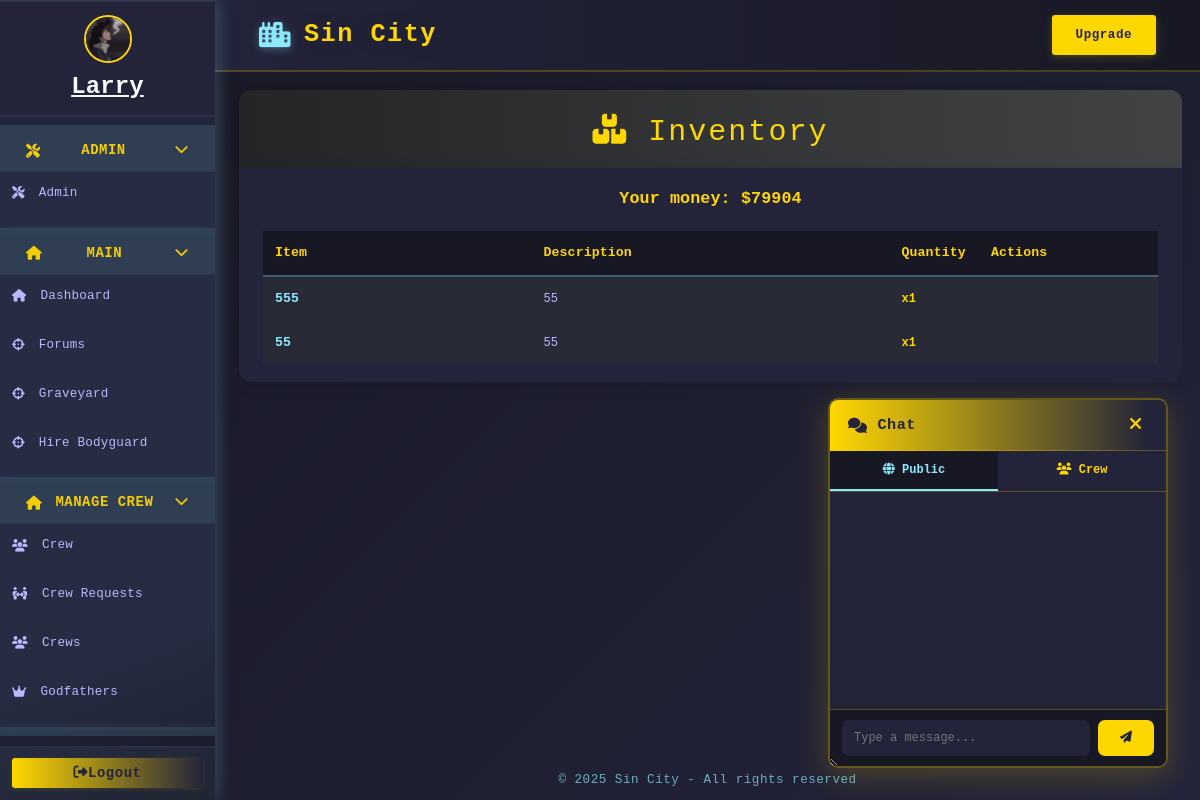
Before: /inventory (signed in) with the older database file.
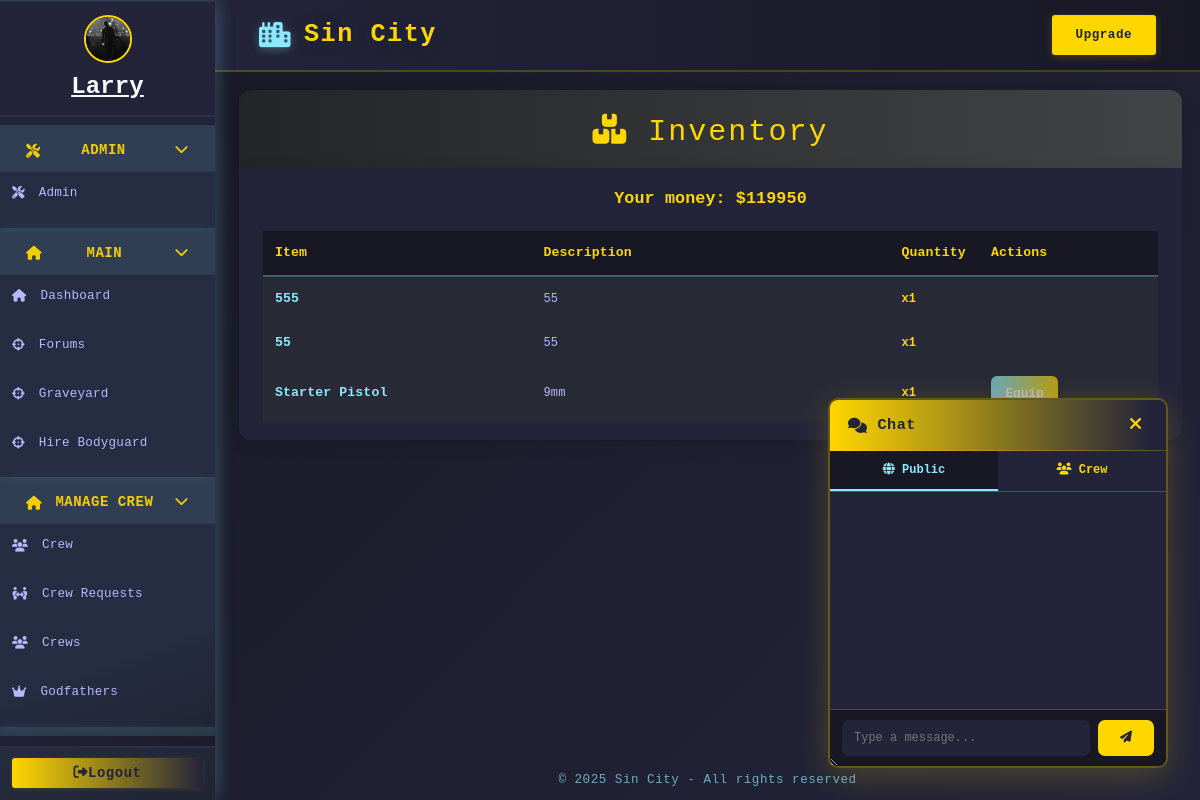
After: the same page with the newer database file.
### models/character.py (models this page shows, shortened)
class Character(db.Model):
    __tablename__ = 'character'
    id = db.Column(db.Integer, primary_key=True)
    user_id = db.Column(db.Integer, db.ForeignKey('user.id'), nullable=True)
    user = db.relationship('User', backref=db.backref('linked_character', overlaps="linked_characters"), foreign_keys=[user_id], overlaps="linked_characters")
    name = db.Column(db.String(64), unique=True, nullable=False)
    bodyguards = db.Column(db.Integer, default=0)
    health = db.Column(db.Integer, default=100)
    money = db.Column(db.Integer, default=250)
    level = db.Column(db.Integer, default=1)
    xp = db.Column(db.Integer, default=0)
    last_crime_time = db.Column(db.DateTime, nullable=True)
    last_travel_time = db.Column(db.DateTime, nullable=True)
    city = db.Column(db.String(64), default="New York")
    gun_id = db.Column(db.Integer, db.ForeignKey('shop_item.id'))
    gun = db.relationship('ShopItem', foreign_keys=[gun_id])
    in_jail = db.Column(db.Boolean, default=False)
    jail_until = db.Column(db.DateTime, nullable=True)
    bar_timer = db.Column(db.DateTime, nullable=True)
    bar_cooldown = db.Column(db.Integer, default=60)
    crime_group_id = db.Column(db.Integer, db.ForeignKey('organized_crime.id'))
    crime_group = db.relationship("OrganizedCrime", back_populates="members", foreign_keys=[crime_group_id])
    master_id = db.Column(db.Integer, db.ForeignKey('user.id'))
    equipped_gun_id = db.Column(db.Integer, db.ForeignKey('gun.id'), nullable=True)
    equipped_gun = db.relationship('Gun', foreign_keys=[equipped_gun_id])
    earn_streak = db.Column(db.Integer, default=0)
    last_earned = db.Column(db.DateTime, nullable=True)
    is_alive = db.Column(db.Boolean, default=True)
    profile_image = db.Column(db.String(255), nullable=True)
    crew_id = db.Column(db.Integer, db.ForeignKey('crew.id'))
    linked_user = db.relationship('User', foreign_keys=[user_id], overlaps="linked_character,linked_characters,user")
    crew = db.relationship('Crew', backref='characters')
    bio = db.Column(db.Text, default="")

### models/shop.py (models this page shows)
class UserInventory(db.Model):
    id = db.Column(db.Integer, primary_key=True)
    user_id = db.Column(db.Integer, db.ForeignKey('user.id'), nullable=False)
    item_id = db.Column(db.Integer, db.ForeignKey('shop_item.id'), nullable=False)
    quantity = db.Column(db.Integer, default=1, nullable=False)
    user = db.relationship('User', backref='inventory')
    item = db.relationship('ShopItem')

class ShopItem(db.Model):
    id = db.Column(db.Integer, primary_key=True)
    name = db.Column(db.String(64), nullable=False)
    description = db.Column(db.String(256))
    price = db.Column(db.Integer, nullable=False)
    stock = db.Column(db.Integer, nullable=False, default=0)
    is_gun = db.Column(db.Boolean, default=False)
    damage = db.Column(db.Integer, default=0)
    gun_id = db.Column(db.Integer, db.ForeignKey('gun.id', ondelete='CASCADE'), nullable=True)
    gun = db.relationship('Gun')

### app.py (the view, shortened to what this page needs)
@app.route('/inventory', methods=['GET', 'POST'])
@login_required
def inventory():
    character = Character.query.filter_by(master_id=current_user.id, is_alive=True).first()
    if not character:
        flash("No character found.", "danger")
        return redirect(url_for('dashboard'))
    if character.in_jail and character.jail_until and character.jail_until > datetime.utcnow():
            remaining = character.jail_until - datetime.utcnow()
            mins, secs = divmod(int(remaining.total_seconds()), 60)
            flash(f"You are in jail for {mins}m {secs}s.", "danger")
            return redirect(url_for('jail'))
    inventory_items = UserInventory.query.filter_by(user_id=current_user.id).all()
    equip_forms = {inv.item.gun.id: EquipGunForm() for inv in inventory_items if inv.item.is_gun and inv.item.gun}
    return render_template('inventory.html', inventory_items=inventory_items, character=character,equip_forms=equip_forms)

### models/forms.py
class EquipGunForm(FlaskForm):
    submit = SubmitField('Equip')

class UpgradeForm(FlaskForm):
    submit = SubmitField('Upgrade')

### app.py (called while the page is built)
@app.before_request
def update_last_seen():
    if current_user.is_authenticated:
        now = datetime.utcnow()
        if not current_user.last_seen or (now - current_user.last_seen).seconds > 1:
            current_user.last_seen = now
            db.session.commit()

@app.before_request
def enable_sqlite_fk():
    if db.engine.url.drivername == 'sqlite':
        with db.engine.connect() as conn:
            conn.execute(db.text("PRAGMA foreign_keys=ON"))

@login_manager.user_loader
def load_user(user_id):
    return db.session.get(User, int(user_id))

@app.context_processor
def inject_upgrade_form():
    return dict(upgrade_form=UpgradeForm())

@app.context_processor
def inject_user():
    return dict(user=current_user)

@app.context_processor
def inject_current_character():
    from flask_login import current_user
    if current_user.is_authenticated:
        character = Character.query.filter_by(master_id=current_user.id, is_alive=True).first()
        return dict(current_character=character)
    return dict(current_character=None)

@app.context_processor
def inject_is_godfather():
    if current_user.is_authenticated:
        character = Character.query.filter_by(master_id=current_user.id, is_alive=True).first()
        if character and Godfather.query.filter_by(character_id=character.id).first():
            return dict(is_godfather=True)
    return dict(is_godfather=False)

@app.context_processor
def inject_now():
    from datetime import datetime
    return {'now': datetime.utcnow}

@app.context_processor
def inject_chat_form():
    return dict(chat_form=ChatForm())

### templates/inventory.html (shortened to what this page needs)
{% extends "base.html" %}
{% block content %}
<div class="inventory-header">
    <h1><i class="fas fa-boxes"></i> Inventory</h1>
</div>
<div class="inventory-list-container">
    <span class="inventory-money">Your money: ${{ character.money }}</span>
    {% if not inventory_items %}
      <p class="inventory-empty">You have no items in your inventory.</p>
    {% else %}
      <table class="inventory-table">
        <tr>
          <th style="width:30%;">Item</th>
          <th style="width:40%;">Description</th>
          <th style="width:10%;">Quantity</th>
          <th style="width:20%;">Actions</th>
        </tr>
        {% for inv in inventory_items %}
        <tr>
          <td class="inventory-item-name">{{ inv.item.name }}</td>
          <td class="inventory-item-desc">{{ inv.item.description }}</td>
          <td class="inventory-item-qty">x{{ inv.quantity }}</td>
          <td>
            <div class="inventory-item-actions">
              {% if inv.item.is_gun and inv.item.gun %}
                <form method="post" action="{{ url_for('equip_gun', gun_id=inv.item.gun.id) }}" style="display:inline;">
                  {{ equip_forms[inv.item.gun.id].submit(
                        class_="btn btn-primary btn-sm",
                        disabled=(character.equipped_gun_id == inv.item.gun.id)
                  ) }}
                </form>
              {% endif %}
            </div>
          </td>
        </tr>
        {% endfor %}
      </table>
    {% endif %}
</div>
{% endblock %}

### templates/base.html (shortened to what this page needs)
<!DOCTYPE html>
<html lang="en">
<head>
  <link rel="stylesheet" href="https://cdn.jsdelivr.net/npm/bootstrap@4.6.2/dist/css/bootstrap.min.css">
  <link rel="stylesheet" href="https://cdnjs.cloudflare.com/ajax/libs/font-awesome/6.4.2/css/all.min.css">
</head>
<body class="fade-in">
  <div class="layout-root fade-in">
    {% block sidebar %}
    <div class="sidebar {% if request.endpoint in ['login', 'register'] %}d-none{% endif %}">
      <nav class="sidebar">
        {% if current_user.is_authenticated %}
          <div class="sidebar-user">
            {% set character = current_character %}
            {% if character and character.profile_image %}
              <img
                src="{{ url_for('static', filename=character.profile_image) if not character.profile_image.startswith('http') else character.profile_image }}"
                class="crew-avatar"
                alt="avatar"
                style="width:48px;height:48px;border-radius:50%;margin-bottom:6px;border:2px solid #ffd700;object-fit:cover;"
              >
            {% else %}
              <i id="char-name" class="fas fa-user-circle"></i>
            {% endif %}
            {% if character %}
              <a href="{{ url_for('profile_by_id', char_id=character.id) }}" style="color:inherit; text-decoration: underline;">
                <strong>{{ character.name }}</strong>
              </a>
            {% else %}
              <span><strong>No character</strong></span>
            {% endif %}
          </div>
        {% endif %}
        <div class="sidebar-nav">
          {% if current_user.is_authenticated and current_user.is_admin %}
          <div class="sidebar-category">
            <div class="sidebar-category-title collapsible" onclick="toggleSidebarCategory(this)">
              <i class="fas fa-tools"></i> Admin
              <span class="collapse-arrow"><i class="fas fa-chevron-down"></i></span>
            </div>
            <div class="sidebar-subnav">
              <a href="{{ url_for('admin.admin_dashboard') }}" class="{% if request.endpoint == 'admin.index' %}active{% endif %}">
                <i class="fas fa-tools"></i> <span>Admin</span>
              </a>
            </div>
          </div>
          {% endif %}
          <div class="sidebar-category">
            <div class="sidebar-category-title collapsible" onclick="toggleSidebarCategory(this)">
              <i class="fas fa-home"></i> Main
              <span class="collapse-arrow"><i class="fas fa-chevron-down"></i></span>
            </div>
            <div class="sidebar-subnav">
              <a href="{{ url_for('dashboard') }}" class="{% if request.endpoint == 'dashboard' %}active{% endif %}">
                <i class="fas fa-home"></i> <span>Dashboard</span>
              </a>
              <a href="{{ url_for('forums') }}" class="{% if request.endpoint == 'forums' %}active{% endif %}">
                <i class="fas fa-crosshairs"></i> <span>Forums</span>
              </a>
              <a href="{{ url_for('graveyard') }}" class="{% if request.endpoint == 'graveyard' %}active{% endif %}">
                <i class="fas fa-crosshairs"></i> <span>Graveyard</span>
              </a>
              <a href="{{ url_for('hire_bodyguard') }}" class="{% if request.endpoint == 'hire_bodyguard' %}active{% endif %}">
                <i class="fas fa-crosshairs"></i> <span>Hire Bodyguard</span>
              </a>
            </div>
          </div>
          <div class="sidebar-category">
            <div class="sidebar-category-title collapsible" onclick="toggleSidebarCategory(this)">
              <i class="fas fa-home"></i> Manage Crew
              <span class="collapse-arrow"><i class="fas fa-chevron-down"></i></span>
            </div>
            <div class="sidebar-subnav">
              {% if current_user.is_authenticated and current_character and current_character.crew_id %}
              <a href="{{ url_for('crew_page', crew_id=current_character.crew_id) }}" class="{% if request.endpoint == 'crew_page' %}active{% endif %}">
                <i class="fas fa-users"></i> <span>Crew</span>
              </a>
              {% endif %}
              {% if is_godfather %}
                <a href="{{ url_for('crew_requests') }}">
                  <i class='fas fa-people-arrows'></i><span> Crew Requests</span>
                </a>
              {% endif %}
              <a href="{{ url_for('crews', crew_id=current_character.crew_id) }}" class="{% if request.endpoint == 'crews' %}active{% endif %}">
                <i class="fas fa-users"></i> <span>Crews</span>
              </a>
              {% if current_character and current_character.level > 40 %}
              <a href="{{ url_for('godfathers_page') }}" class="{% if request.endpoint == 'godfathers_page' %}active{% endif %}">
                  <i class="fas fa-crown"></i> <span>Godfathers</span>
              </a>
              {% endif %}
            </div>
          </div>
          <div class="sidebar-category">
            <div class="sidebar-category-title collapsible" onclick="toggleSidebarCategory(this)">
            </div>
          </div>
        </div>
        <div class="sidebar-footer">
          {% if current_user.is_authenticated %}
          <a href="{{ url_for('logout') }}" class="btn"><i id="fas-fa" class="fas fa-sign-out-alt"></i><span>Logout</span> </a>
          {% endif %}
        </div>
      </nav>
    </div>
    {% endblock %}
    <div class="main-area">
      <header class="topbar">
        <span class="topbar-title">
          <i class="fas fa-city"></i> <a href="/"> {%block topbar_title %}Sin City{% endblock %}</a>
        </span>
        <div class="topbar-actions">
          {% block topbar_actions %}
          {% if current_user.is_authenticated and not current_user.premium %}
          <form action="{{ url_for('upgrade') }}" method="post" class="d-inline">
            {{ upgrade_form.submit(class_="btn") }}
          </form>
          {% elif current_user.is_authenticated and current_user.premium %}
          <span class="badge">
            <i class="fas fa-crown"></i> Premium
          </span>
          {% endif %}
          {% endblock %}
        </div>
      </header>
      <main class="content-area">
        {% block content %}{% endblock %}
      </main>
      <footer>
        &copy; {{ current_year if current_year else "2025" }} Sin City - All rights reserved
      </footer>
    </div>
    {% if current_user.is_authenticated %}
    <div id="floating-chat">
      <div class="chat-header">
        <span class="chat-title"><i class="fas fa-comments"></i> Chat</span>
        <button type="button" class="chat-close" onclick="toggleChat()" title="Close chat">
          <i class="fas fa-times"></i>
        </button>
      </div>
      <div class="chat-tabs">
        <button type="button" id="tab-public" class="chat-tab active-tab" onclick="switchTab('public')">
          <i class="fas fa-globe"></i> Public
        </button>
        <button type="button" id="tab-crew" class="chat-tab" onclick="switchTab('crew')">
          <i class="fas fa-users"></i> Crew
        </button>
      </div>
      <div id="chat-messages" class="chat-messages"></div>
      <form id="chat-form" method="POST" autocomplete="off">
        {{ chat_form.message(id="chat-input", maxlength=250, placeholder="Type a message...") }}
        <button type="submit" id="chat-submit"><i class="fas fa-paper-plane"></i></button>
      </form>
    </div>
    {% endif %}
  </div>
</body>
</html>

### templates/inventory.html (style rules this page uses)
.inventory-header { background: linear-gradient(90deg, #232526 0%, #414345 100%); padding: 2rem 2rem 1rem 2rem; border-radius: 12px 12px 0 0; box-shadow: 0 4px 16px rgba(0,0,0,0.2); margin-bottom: 0; }
.inventory-header h1 { color: #ffd700; font-size: 2.5rem; text-align: center; margin-bottom: 0.5rem; letter-spacing: 2px; }
.inventory-list-container { background: #23243a; border-radius: 0 0 12px 12px; padding: 1.5rem 2rem; box-shadow: 0 4px 16px rgba(0,0,0,0.1); }
.inventory-table { width: 100%; color: #f5f6fa; border-collapse: separate; border-spacing: 0; }
.inventory-table th, .inventory-table td { padding: 1rem 1rem; text-align: left; vertical-align: middle; }
.inventory-table th { background: #181824; color: #ffd700; font-size: 1.1rem; font-weight: bold; border-bottom: 2px solid #8be9fd55; }
.inventory-table tr { background: #282a36; transition: background 0.2s; }
.inventory-item-name { color: #8be9fd; font-weight: bold; font-size: 1.1rem; }
.inventory-item-desc { color: #b8b8ff; font-size: 1rem; }
.inventory-item-qty { color: #ffd700; font-size: 1rem; font-weight: bold; }
.inventory-item-actions { display: flex; gap: 8px; }
.btn-primary { background: linear-gradient(90deg, #8be9fd 0%, #ffd700 100%); color: #232526; border: none; padding: 0.6rem 1.2rem; border-radius: 6px; font-weight: bold; margin-bottom: 0; transition: background 0.2s; text-decoration: none; font-size: 1em; }
.inventory-money { font-size: 1.3em; font-weight: 700; color: #ffd700; margin-bottom: 20px; display: block; text-align: center; }

Changed rows visible on the page:
changed Character "Larry": profile_image: a different picture; money "79904" → "119950"
added UserInventory: item.name "Starter Pistol", item.description "9mm", quantity "1"
